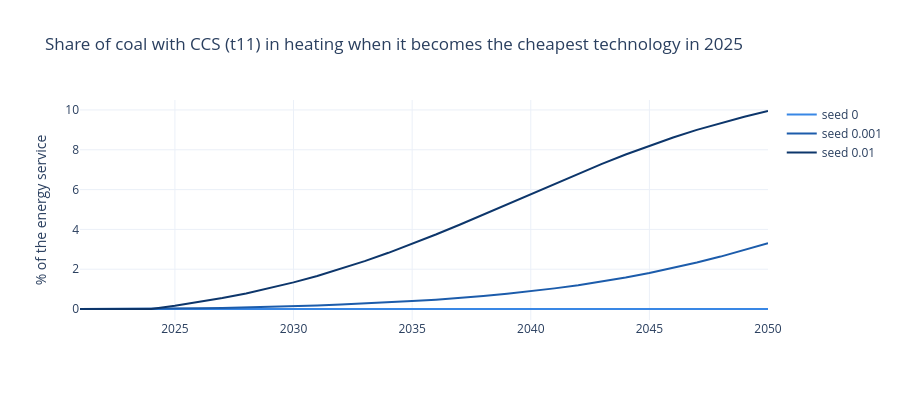

The notebook cell saved with this chart:
### Markdown cell above
## The seed: how a technology with share 0 enters

Coal with CCS (t11) has share 0 in heating. In FTT a technology grows in proportion to its own share, so from 0 it
never grows. The seed `SQTSEED` is added to the technology's own share when it receives share.

The experiment makes t11 in heating 0.05 cheaper per PJ than the other technologies from 2025, with three values
of the seed for all technologies.

Without a seed the technology never enters. With the default seed of 0.001 it is at 0.1 % in 2030 and 3.3 % in
2050; with 0.01 it is at 1.3 % in 2030 and 9.9 % in 2050. The seed sets the start of the S-curve, so it is a
parameter that matters and has to be chosen.

### Code cell
K = 'T11__HEATING__10030'
seed_runs = {}
for seed in (0.0, 0.001, 0.01):
    m_, b_, s_, _, _ = fb.block_setup(seed=seed)
    x = b_.copy()
    others = b_.loc[2025:, 'CT__T5__HEATING__10030']                 # the common cost of the other technologies
    x.loc[2025:, f'JCT__{K}'] += others - 0.05 - b_.loc[2025:, f'CT__{K}']
    seed_runs[f'seed {seed:g}'] = run(x, m_)
fig = go.Figure()
for k, (name, df) in enumerate(seed_runs.items()):
    fig.add_trace(go.Scatter(x=YEARS, y=100 * df.loc[YEARS, f'SQT__{K}'], mode='lines', name=name,
                             line=dict(color=gv.ORD4[k + 1], width=2), hovertemplate=name + ' %{x}: %{y:.2f} %<extra></extra>'))
fig.update_layout(template=gv.TEMPLATE, height=400, hovermode='x unified', yaxis_title='% of the energy service',
                  title='Share of coal with CCS (t11) in heating when it becomes the cheapest technology in 2025')
fig.show()
pd.DataFrame({n: 100 * df.loc[[2025, 2030, 2035, 2040, 2050], f'SQT__{K}'] for n, df in seed_runs.items()}).round(3)

### Figure 1 — Plotly figure (JSON) as saved in the notebook; plotly's stock layout.template omitted (floating-point values rounded to 4 significant figures)
{"data": [{"hovertemplate": "seed 0 %{x}: %{y:.2f} %<extra></extra>", "line": {"color": "#3987e5", "width": 2}, "mode": "lines", "name": "seed 0", "type": "scatter", "x": [2021, 2022, 2023, 2024, 2025, 2026, 2027, 2028, 2029, 2030, 2031, 2032, 2033, 2034, 2035, 2036, 2037, 2038, 2039, 2040, 2041, 2042, 2043, 2044, 2045, 2046, 2047, 2048, 2049, 2050], "y": [2.148e-16, 3.527e-16, 3.754e-16, 3.542e-16, 3.507e-16, 3.507e-16, 3.522e-16, 9.141e-17, 9.17e-17, 9.297e-17, 9.522e-17, 9.848e-17, 1.028e-16, 1.083e-16, 1.152e-16, 1.236e-16, 1.337e-16, 1.461e-16, 1.609e-16, 1.79e-16, 2.01e-16, 2.28e-16, 2.615e-16, 3.026e-16, 3.501e-16, 4.051e-16, 4.687e-16, 5.423e-16, 6.275e-16, 7.261e-16]}, {"hovertemplate": "seed 0.001 %{x}: %{y:.2f} %<extra></extra>", "line": {"color": "#1c5cab", "width": 2}, "mode": "lines", "name": "seed 0.001", "type": "scatter", "x": [2021, 2022, 2023, 2024, 2025, 2026, 2027, 2028, 2029, 2030, 2031, 2032, 2033, 2034, 2035, 2036, 2037, 2038, 2039, 2040, 2041, 2042, 2043, 2044, 2045, 2046, 2047, 2048, 2049, 2050], "y": [2.148e-16, 3.527e-16, 3.754e-16, 3.542e-16, 0.016, 0.03448, 0.05582, 0.08045, 0.1089, 0.1416, 0.1793, 0.2227, 0.2727, 0.33, 0.3957, 0.4709, 0.5569, 0.6549, 0.7665, 0.8931, 1.036, 1.198, 1.379, 1.582, 1.808, 2.058, 2.333, 2.633, 2.959, 3.31]}, {"hovertemplate": "seed 0.01 %{x}: %{y:.2f} %<extra></extra>", "line": {"color": "#0d366b", "width": 2}, "mode": "lines", "name": "seed 0.01", "type": "scatter", "x": [2021, 2022, 2023, 2024, 2025, 2026, 2027, 2028, 2029, 2030, 2031, 2032, 2033, 2034, 2035, 2036, 2037, 2038, 2039, 2040, 2041, 2042, 2043, 2044, 2045, 2046, 2047, 2048, 2049, 2050], "y": [2.148e-16, 3.527e-16, 3.754e-16, 3.542e-16, 0.16, 0.3423, 0.5491, 0.7826, 1.045, 1.337, 1.661, 2.017, 2.404, 2.823, 3.27, 3.742, 4.235, 4.743, 5.261, 5.782, 6.299, 6.805, 7.295, 7.763, 8.204, 8.617, 8.998, 9.347, 9.663, 9.948]}], "layout": {"height": 400, "hovermode": "x unified", "title": {"text": "Share of coal with CCS (t11) in heating when it becomes the cheapest technology in 2025"}, "yaxis": {"title": {"text": "% of the energy service"}}}}
